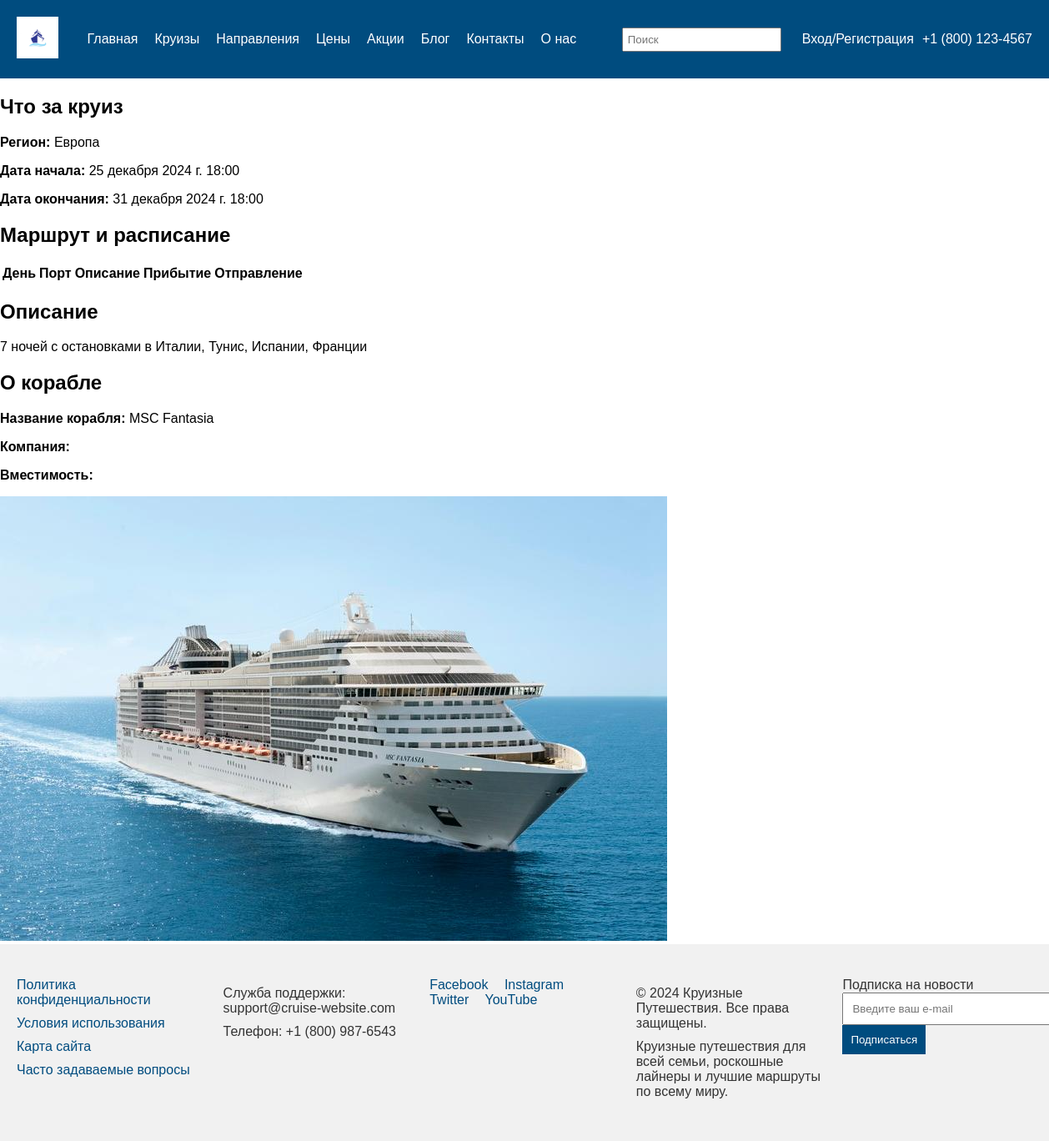
/cruise/?cruise_id=1, run on an earlier commit of the app's database.
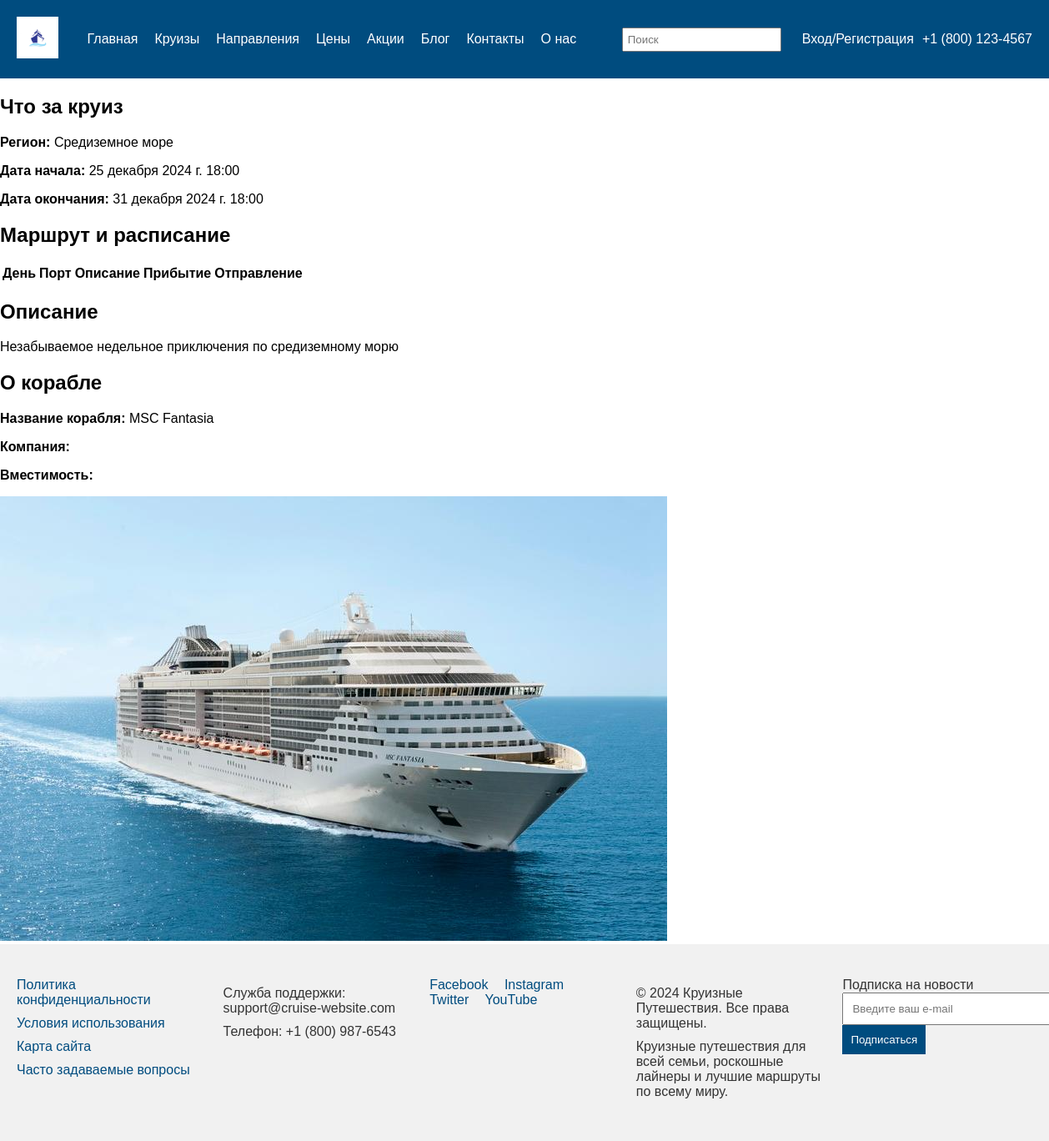
And on a later commit of the database.
### myapp/models.py (models this page shows, shortened)
class Cruise(models.Model):
    name_cruise = models.CharField(max_length=50)
    ship = models.ForeignKey(Ship, on_delete=models.CASCADE)
    region = models.CharField(max_length=50)
    start_date = models.DateTimeField()
    end_date = models.DateTimeField()
    description = models.CharField(max_length=500)
    class Meta:
        verbose_name = 'Круизы'
        verbose_name_plural = 'Круизы'

class Ship(models.Model):
    category = models.ForeignKey(Category, on_delete=models.CASCADE)
    name_ship = models.CharField(max_length=50)
    image_ship = models.ImageField(upload_to='static/images/', blank=True, null=True, verbose_name='Ship')
    class Meta:
        verbose_name = 'Корабли'
        verbose_name_plural = 'Корабли'

### myapp/views.py (the view, shortened to what this page needs)
# urls.py: path('cruise/', views.cruise, name='cruise'),
def cruise(request):
    cruise_id = request.GET.get('cruise_id')
    if cruise_id:
        cruise = get_object_or_404(Cruise, id=cruise_id)
        return render(request, 'cruise/cruise.html',
                      {
                          'cruise': cruise,
                      })

### templates/cruise/cruise.html (shortened to what this page needs)
{% extends 'cruise/index.html' %}
{% load static %}
{% block content %}
    {% if cruise %}
        <section>
            <h2>Что за круиз</h2>
            <p><strong>Регион:</strong> {{ cruise.region }}</p>
            <p><strong>Дата начала:</strong> {{ cruise.start_date }}</p>
            <p><strong>Дата окончания:</strong> {{ cruise.end_date }}</p>
        </section>
        <section>
            <h2>Маршрут и расписание</h2>
            <table>
                <thead>
                <tr>
                    <th>День</th>
                    <th>Порт</th>
                    <th>Описание</th>
                    <th>Прибытие</th>
                    <th>Отправление</th>
                </tr>
                </thead>
            </table>
        </section>
        <section>
            <h2>Описание</h2>
            <p>{{ cruise.description }}</p>
        </section>
        <section>
            <h2>О корабле</h2>
            <p><strong>Название корабля:</strong> {{ cruise.ship.name_ship }}</p>
            <p><strong>Компания:</strong> {{ cruise.ship.company }}</p>
            <p><strong>Вместимость:</strong> {{ cruise.ship.capacity }}</p>
            {% if cruise.ship.image_ship %}
                <img src="{{ cruise.ship.image_ship.url }}" alt="{{ cruise.ship.name_ship }}">
            {% endif %}
        </section>
    {% endif %}
{% endblock %}

### templates/cruise/index.html (shortened to what this page needs)
{% load static %}
<!DOCTYPE html>
<html lang="ru">
<head>
    <link rel="stylesheet" href="{% static 'css/styles.css' %}">
</head>
<body>
    <header>
        <div class="logo">
            <img src="{% static 'images/logo.jpg' %}" alt="Логотип Круизных Путешествий">
        </div>
        <nav>
            <ul>
                <li><a href="{% url 'home' %}">Главная</a></li>
                <li><a href="{% url 'cruise' %}">Круизы</a></li>
                <li><a href="#">Направления</a></li>
                <li><a href="#">Цены</a></li>
                <li><a href="#">Акции</a></li>
                <li><a href="#">Блог</a></li>
                <li><a href="#">Контакты</a></li>
                <li><a href="#">О нас</a></li>
            </ul>
        </nav>
        <div class="header-right">
            <input type="search" placeholder="Поиск">
            <a href="#">Вход/Регистрация</a>
            <a href="tel:+18001234567">+1 (800) 123-4567</a>
        </div>
    </header>
     <main>
     {% block content %}
     {% endblock %}
    </main>
    <footer>
        <div class="footer-links">
            <ul>
                <li><a href="#">Политика конфиденциальности</a></li>
                <li><a href="#">Условия использования</a></li>
                <li><a href="#">Карта сайта</a></li>
                <li><a href="#">Часто задаваемые вопросы</a></li>
            </ul>
        </div>
        <div class="support">
            <p>Служба поддержки: <a href="mailto:support@cruise-website.com">support@cruise-website.com</a></p>
            <p>Телефон: <a href="tel:+18009876543">+1 (800) 987-6543</a></p>
        </div>
        <div class="social">
            <a href="#">Facebook</a>
            <a href="#">Instagram</a>
            <a href="#">Twitter</a>
            <a href="#">YouTube</a>
        </div>
        <div class="company-info">
            <p>© 2024 Круизные Путешествия. Все права защищены.</p>
            <p>Круизные путешествия для всей семьи, роскошные лайнеры и лучшие маршруты по всему миру.</p>
        </div>
        <div class="newsletter">
            <label for="email">Подписка на новости</label>
            <input type="email" id="email" placeholder="Введите ваш e-mail">
            <button>Подписаться</button>
        </div>
    </footer>
</body>
</html>

### static/css/styles.css (style rules this page uses)
body { font-family: Arial, sans-serif; margin: 0; padding: 0; }
a { text-decoration: none; color: inherit; }
header { display: flex; justify-content: space-between; align-items: center; padding: 20px; background-color: #004c7f; color: white; }
header .logo img { height: 50px; }
header nav ul { display: flex; list-style: none; margin: 0; padding: 0; }
header nav ul li { margin-right: 20px; }
header nav ul li a { color: white; font-size: 16px; }
header .header-right { display: flex; align-items: center; }
header .header-right input { padding: 5px; margin-right: 15px; }
header .header-right a { color: white; margin-left: 10px; }
footer { background-color: #f1f1f1; padding: 40px 20px; display: grid; grid-template-columns: repeat(auto-fill, minmax(200px, 1fr)); gap: 20px; color: #333; }
footer .footer-links ul { list-style: none; margin: 0; padding: 0; }
footer .footer-links ul li { margin-bottom: 10px; }
footer .footer-links ul li a { color: #004c7f; }
footer .support p, footer .company-info p { margin: 10px 0; }
footer .social a { margin-right: 15px; color: #004c7f; }
footer .newsletter input { padding: 10px; margin-right: 10px; width: 250px; }
footer .newsletter button { padding: 10px; background-color: #004c7f; color: white; border: none; }

What changed in the data, as far as the page shows it:
changed Cruise "MSC Fantasia": region "Европа" → "Средиземное море"; description "7 ночей с остановками в Италии, Тунис, Испании, Франции" → "Незабываемое недельное приключения по средиземному морю"
